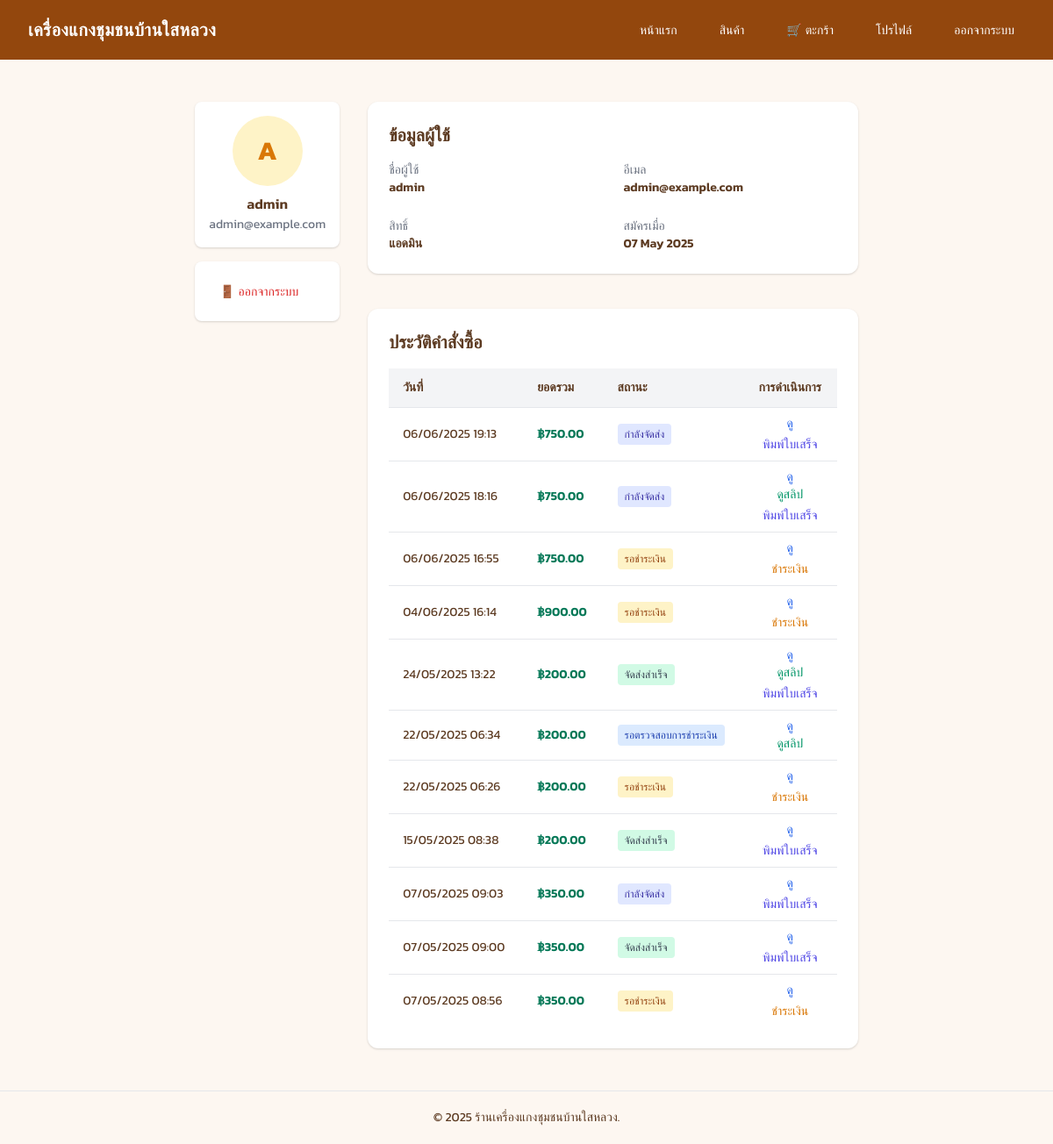
The app's page /profile.php (signed in) with its own data.
### tables this page shows
CREATE TABLE `users` (
  `user_id` int(11) NOT NULL,
  `username` varchar(50) NOT NULL,
  `email` varchar(100) NOT NULL,
  `password_hash` varchar(255) NOT NULL,
  `role` enum('admin','customer') NOT NULL DEFAULT 'customer',
  `created_at` timestamp NULL DEFAULT current_timestamp()
);

CREATE TABLE `orders` (
  `order_id` int(11) NOT NULL,
  `user_id` int(11) DEFAULT NULL,
  `order_date` timestamp NULL DEFAULT current_timestamp(),
  `shipping_address` text NOT NULL,
  `status` enum('pending','shipped','delivered','cancelled','waiting_payment_verify') DEFAULT 'pending',
  `total_amount` decimal(10,2) NOT NULL,
  `payment_method` enum('qr','cod') NOT NULL,
  `payment_slip` varchar(255) DEFAULT NULL
);

### profile.php (the view, shortened to what this page needs)
<?php
require_once 'includes/db.php';
$user_id = $_SESSION['user']['user_id'];
$stmt = $pdo->prepare("SELECT * FROM users WHERE user_id = ?");
$stmt->execute([$user_id]);
$user = $stmt->fetch(PDO::FETCH_ASSOC);
$stmt = $pdo->prepare("SELECT * FROM orders WHERE user_id = ? ORDER BY order_date DESC");
$stmt->execute([$user_id]);
$orders = $stmt->fetchAll(PDO::FETCH_ASSOC);
require_once 'includes/header-front.php';
?>
<section class="max-w-screen-xl mx-auto px-4 sm:px-6 lg:px-8 py-12">
    <div class="grid grid-cols-1 md:grid-cols-4 gap-8">
        <aside class="space-y-4">
            <div class="bg-white shadow rounded-lg p-4 text-center">
                <div class="w-20 h-20 mx-auto bg-yellow-100 text-yellow-600 flex items-center justify-center rounded-full text-3xl font-bold">
                    <?= strtoupper(substr($user['username'], 0, 1)) ?>
                </div>
                <p class="mt-2 font-semibold"><?= htmlspecialchars($user['username']) ?></p>
                <p class="text-sm text-gray-500"><?= htmlspecialchars($user['email']) ?></p>
            </div>
            <nav class="bg-white shadow rounded-lg p-4 space-y-2 text-sm">
                <a href="logout.php" class="block text-red-600 font-medium hover:underline">🚪 ออกจากระบบ</a>
            </nav>
        </aside>
        <div class="md:col-span-3 space-y-10">
            <div class="bg-white shadow rounded-xl p-6">
                <h2 class="text-xl font-bold mb-4">ข้อมูลผู้ใช้</h2>
                <div class="grid grid-cols-1 sm:grid-cols-2 gap-6 text-sm">
                    <div>
                        <p class="text-gray-500">ชื่อผู้ใช้</p>
                        <p class="font-semibold"><?= htmlspecialchars($user['username']) ?></p>
                    </div>
                    <div>
                        <p class="text-gray-500">อีเมล</p>
                        <p class="font-semibold"><?= htmlspecialchars($user['email']) ?></p>
                    </div>
                    <div>
                        <p class="text-gray-500">สิทธิ์</p>
                        <p class="font-semibold"><?= $user['role'] === 'admin' ? 'แอดมิน' : 'ลูกค้า' ?></p>
                    </div>
                    <div>
                        <p class="text-gray-500">สมัครเมื่อ</p>
                        <p class="font-semibold"><?= date('d M Y', strtotime($user['created_at'])) ?></p>
                    </div>
                </div>
            </div>
            <div class="bg-white shadow rounded-xl p-6">
                <h2 class="text-xl font-bold mb-4">ประวัติคำสั่งซื้อ</h2>
                <?php if (empty($orders)): ?>
                    <p class="text-gray-500">คุณยังไม่มีรายการสั่งซื้อ</p>
                <?php else: ?>
                    <div class="overflow-x-auto">
                        <table class="w-full text-sm">
                            <thead class="bg-gray-100">
                                <tr>
                                    <th class="px-4 py-3 text-left">วันที่</th>
                                    <th class="px-4 py-3 text-left">ยอดรวม</th>
                                    <th class="px-4 py-3 text-left">สถานะ</th>
                                    <th class="px-4 py-3 text-center">การดำเนินการ</th>
                                </tr>
                            </thead>
                            <tbody>
                                <?php foreach ($orders as $o): ?>
                                    <tr class="border-t">
                                        <td class="px-4 py-2"><?= date('d/m/Y H:i', strtotime($o['order_date'])) ?></td>
                                        <td class="px-4 py-2 text-green-700 font-semibold">฿<?= number_format($o['total_amount'], 2) ?></td>
                                        <td class="px-4 py-2">
                                            <span class="inline-block px-2 py-1 rounded text-xs font-medium
                                                <?= match ($o['status']) {
                                                    'pending' => 'bg-yellow-100 text-yellow-800',
                                                    'waiting_payment_verify' => 'bg-blue-100 text-blue-800',
                                                    'paid' => 'bg-green-100 text-green-800',
                                                    'shipped' => 'bg-indigo-100 text-indigo-800',
                                                    'delivered' => 'bg-green-100 text-gray-700',
                                                    'cancelled' => 'bg-red-100 text-red-700',
                                                    default => 'bg-gray-100 text-gray-600'
                                                } ?>">
                                                <?php
                                                $statusText = match ($o['status']) {
                                                    'pending' => 'รอชำระเงิน',
                                                    'waiting_payment_verify' => 'รอตรวจสอบการชำระเงิน',
                                                    'processing' => 'กำลังเตรียมสินค้า',
                                                    'shipped' => 'กำลังจัดส่ง',
                                                    'delivered' => 'จัดส่งสำเร็จ',
                                                    'cancelled' => 'ยกเลิกแล้ว',
                                                    default => 'ไม่ทราบสถานะ'
                                                };
                                                ?>
                                                <?= $statusText ?>
                                            </span>
                                        </td>
                                        <td class="px-4 py-2 text-center space-y-1">
                                            <a href="view_order.php?id=<?= $o['order_id'] ?>" class="text-blue-600 hover:underline text-sm block">ดู</a>
                                            <?php if ($o['status'] === 'pending'): ?>
                                                <a href="upload_payment.php?order_id=<?= $o['order_id'] ?>" class="text-yellow-600 hover:underline text-sm block">ชำระเงิน</a>
                                            <?php endif; ?>
                                            <?php if (!empty($o['payment_slip']) && $o['status'] !== 'pending'): ?>
                                                <a href="#" onclick="showSlipModal('uploads/slips/<?= $o['payment_slip'] ?>')" class="text-green-600 hover:underline">ดูสลิป</a>
                                            <?php endif; ?>
                                            <?php if (in_array($o['status'], ['paid', 'shipped', 'delivered'])): ?>
                                                <a href="invoice.php?order_id=<?= $o['order_id'] ?>" class="text-indigo-600 hover:underline text-sm block">พิมพ์ใบเสร็จ</a>
                                            <?php endif; ?>
                                        </td>
                                    </tr>
                                <?php endforeach; ?>
                            </tbody>
                        </table>
                    </div>
                <?php endif; ?>
            </div>
        </div>
    </div>
</section>
<?php require_once 'includes/footer-front.php'; ?>

### assets/style-front.css (style rules this page uses)
body { font-family: 'Kanit', sans-serif; background-color: #FDF7F1; color: #5C3A21; line-height: 1.6; }
a { transition: all 0.3s ease; }
h1, h2, h3 { font-weight: 700; color: #5C3A21; }
nav { font-family: 'Prompt', sans-serif; background-color: #93470d; }
nav a { font-weight: 500; transition: color 0.2s ease; padding: 0.5rem 0.75rem; border-radius: 0.375rem; color: white; }

### records on screen
users: username "A", username "admin", email "admin@example.com", created_at "07 May 2025"
orders: order_date "06/06/2025 19:13", total_amount "750.00", status "กำลังจัดส่ง"
orders: order_date "06/06/2025 18:16", total_amount "750.00", status "กำลังจัดส่ง"
orders: order_date "06/06/2025 16:55", total_amount "750.00", status "รอชำระเงิน"
orders: order_date "04/06/2025 16:14", total_amount "900.00", status "รอชำระเงิน"
orders: order_date "24/05/2025 13:22", total_amount "200.00", status "จัดส่งสำเร็จ"
orders: order_date "22/05/2025 06:34", total_amount "200.00", status "รอตรวจสอบการชำระเงิน"
orders: order_date "22/05/2025 06:26", total_amount "200.00", status "รอชำระเงิน"
orders: order_date "15/05/2025 08:38", total_amount "200.00", status "จัดส่งสำเร็จ"
orders: order_date "07/05/2025 09:03", total_amount "350.00", status "กำลังจัดส่ง"
orders: order_date "07/05/2025 09:00", total_amount "350.00", status "จัดส่งสำเร็จ"
orders: order_date "07/05/2025 08:56", total_amount "350.00", status "รอชำระเงิน"
